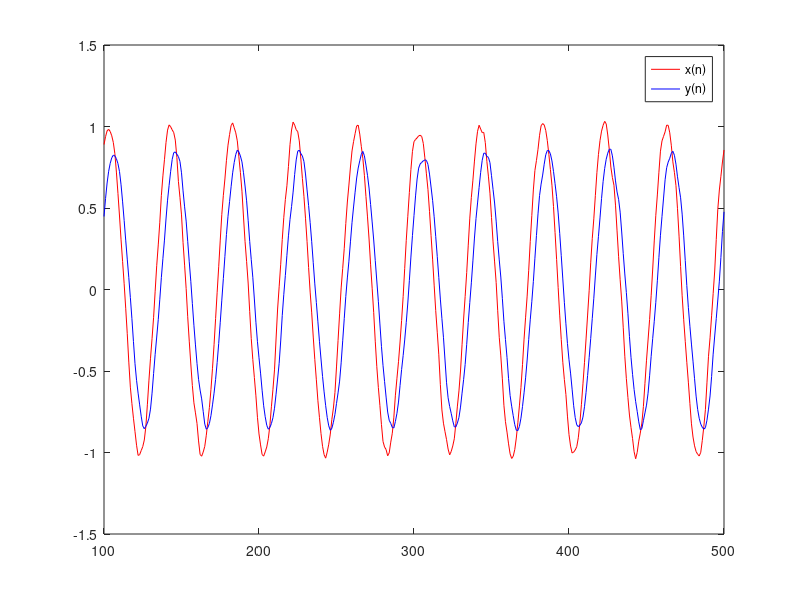

This chart was generated by the following MATLAB code:
% 产生一个x(n)序列
len = 1000; 
time_n = 1:len;
en =  0.01*randn(1,len); 
phi = 2 * pi * rand(1);
x1 = sin(0.05 * pi * time_n + phi);
x2 = zeros([1,len]);
x2(1,1) = en(1,1);
x2(1,2) = en(1,2) + 2 * en(1,1);

for i = 3:len
    x2(1,i) = en(1,i) + 2* en(1,i-1) + en(1,i-2);
end

% LMS
x = x1 + x2;
sigma = 0.005;
error_n = zeros([1,len]);
H = zeros([2,len]); 

error_n(4) = x(4) - (H(:,3))' * [x(1);0];
H(:,4) = H(:,3) + sigma * error_n(4) * [x(1);0];

for iter_time = 5:len
    error_n(iter_time) = x(iter_time) - (H(:,iter_time - 1))' * [x(iter_time - 3);x(iter_time - 4)];
    H(:,iter_time) = H(:,iter_time - 1) + sigma * error_n(iter_time) * [x(iter_time - 3);x(iter_time - 4)];
end

h1 = H(1,len);
h2 = H(2,len);
output_y = zeros(1,len);
for n = 5:len
    output_y(1,n) = h1 * x(1,n-3) + h2 * x(1,n-4);
end
error_signal = x - output_y;

% 画图
plot(100:500,x(1,100:500),'r',100:500,output_y(1,100:500),'b');
legend('x(n)','y(n)');